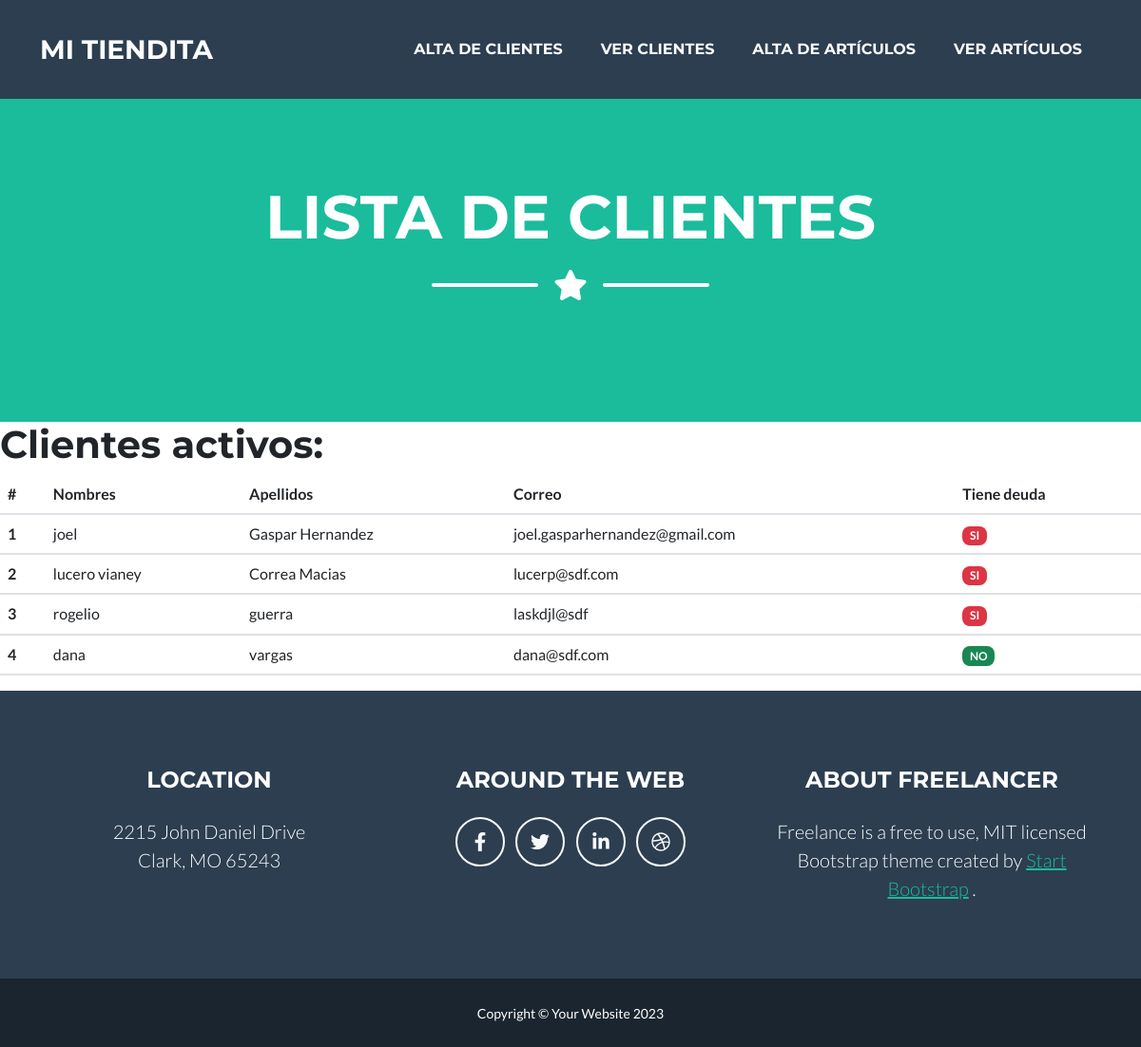
Before: /AppCoder/clientes/ with the older database file.
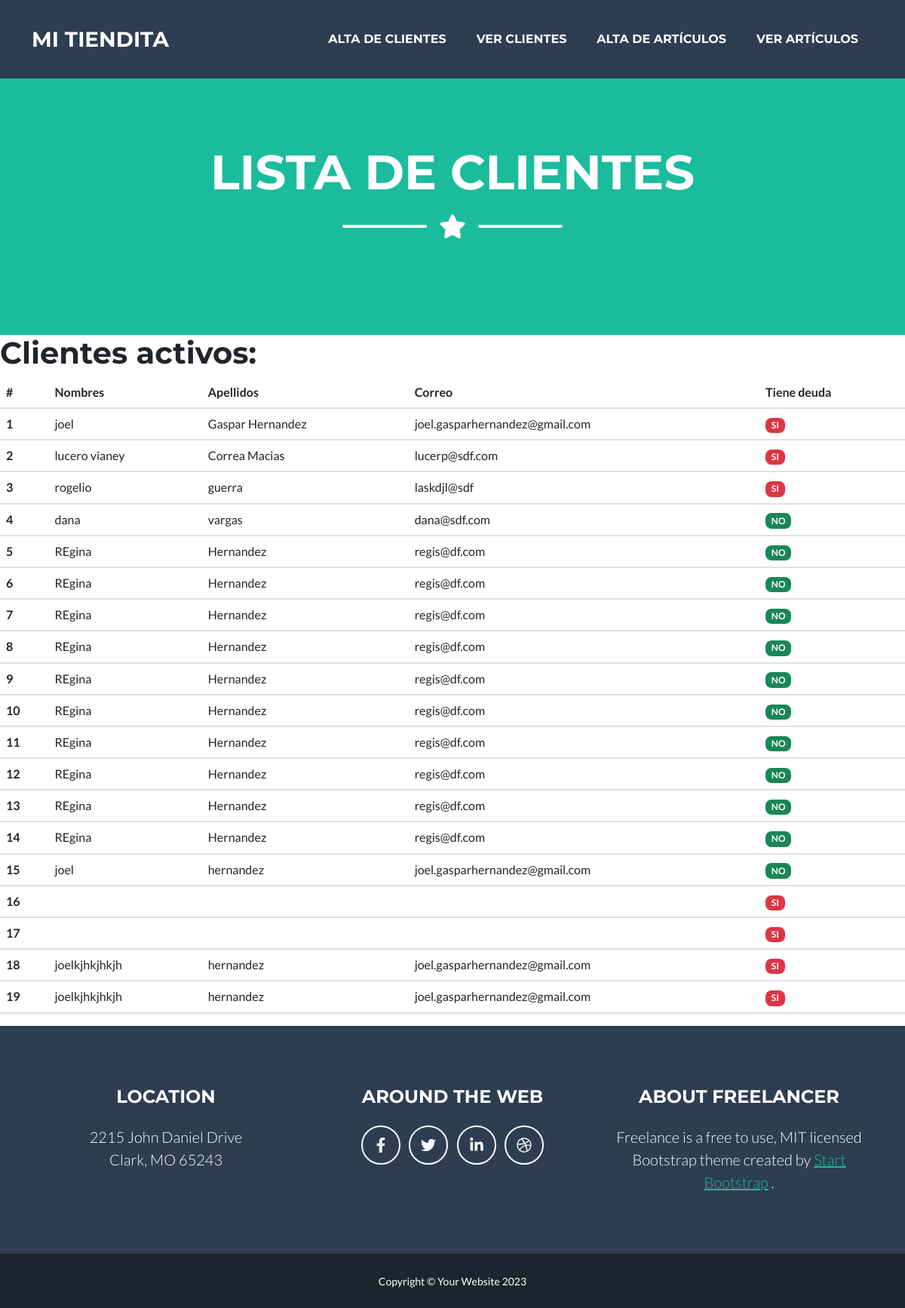
After: the same page with the newer database file.
### AppCoder/models.py (models this page shows, shortened)
class Clientes(models.Model):
    nombreCliente = models.CharField(max_length=50)
    apellidosCliente = models.CharField(max_length=50)
    correoCliente = models.CharField(max_length=50)
    adeuda=  models.BooleanField()

### AppCoder/views.py (the view)
# urls.py: path('clientes/', clientes, name="clientes"),
def clientes(request):
        est = Clientes.objects.all()
        return render(request, "AppCoder/clientes.html", {"misclientes":est})

### AppCoder/templates/AppCoder/clientes.html
{%extends "AppCoder/padre.html"%}
{% load static%}
{%block titulo%} Lista de Clientes
{%endblock%}
{%block contenido_que_cambia%}
<h1>Clientes activos:</h1>
<table class="table table-hover">
  <thead>
    <tr>
      <th scope="col">#</th>
      <th scope="col">Nombres</th>
      <th scope="col">Apellidos</th>
      <th scope="col">Correo</th>
      <th scope="col">Tiene deuda</th>
    </tr>
  </thead>
  <tbody>
    {% for est in misclientes %}
    <tr>
      <th >{{est.id}}</th>
      <td>{{est.nombreCliente}}</td>
      <td>{{est.apellidosCliente }}</td>
      <td>{{est.correoCliente }}</td>
        {%if est.adeuda == True%}
      <td><span class="badge bg-success">NO</span></td>
    {%else%}
    <td><span class="badge bg-danger">SI</span></td>
    {%endif%}
    </tr>
    {% endfor %}
  </tbody>
</table>
{% endblock %}

### AppCoder/templates/AppCoder/padre.html (shortened to what this page needs)
<!DOCTYPE html>
<html lang="en">
    <head>
        {% load static %}
        <link href="{% static 'AppCoder/css/styles.css' %}" rel="stylesheet" />
    </head>
    <body id="page-top">
        <nav class="navbar navbar-expand-lg bg-secondary text-uppercase fixed-top" id="mainNav">
            <div class="container">
                <a class="navbar-brand" href="#page-top">Mi Tiendita</a>
                <div class="collapse navbar-collapse" id="navbarResponsive">
                    <ul class="navbar-nav ms-auto">
                        <li class="nav-item mx-0 mx-lg-1"><a class="nav-link py-3 px-0 px-lg-3 rounded" href="{% url 'clienteFormulario'%}">Alta de Clientes</a></li>
                        <li class="nav-item mx-0 mx-lg-1"><a class="nav-link py-3 px-0 px-lg-3 rounded" href="{% url 'clientes'%}">Ver Clientes</a></li>
                        <li class="nav-item mx-0 mx-lg-1"><a class="nav-link py-3 px-0 px-lg-3 rounded" href="{% url 'articulosFormulario'%}">Alta de Artículos</a></li>
                        <li class="nav-item mx-0 mx-lg-1"><a class="nav-link py-3 px-0 px-lg-3 rounded" href="{% url 'articulos'%}">Ver Artículos</a></li>
                    </ul>
                </div>
            </div>
        </nav>
        <header class="masthead bg-primary text-white text-center">
            <div class="container d-flex align-items-center flex-column">
                <h1 class="masthead-heading text-uppercase mb-0">{%block titulo%} {%endblock%}</h1>
                <div class="divider-custom divider-light">
                    <div class="divider-custom-line"></div>
                    <div class="divider-custom-icon"><i class="fas fa-star"></i></div>
                    <div class="divider-custom-line"></div>
                </div>
            </div>
        </header>
        {% block contenido_que_cambia%}{% endblock %}
        <footer class="footer text-center">
            <div class="container">
                <div class="row">
                    <div class="col-lg-4 mb-5 mb-lg-0">
                        <h4 class="text-uppercase mb-4">Location</h4>
                        <p class="lead mb-0">
                            2215 John Daniel Drive
                            <br />
                            Clark, MO 65243
                        </p>
                    </div>
                    <div class="col-lg-4 mb-5 mb-lg-0">
                        <h4 class="text-uppercase mb-4">Around the Web</h4>
                        <a class="btn btn-outline-light btn-social mx-1" href="#!"><i class="fab fa-fw fa-facebook-f"></i></a>
                        <a class="btn btn-outline-light btn-social mx-1" href="#!"><i class="fab fa-fw fa-twitter"></i></a>
                        <a class="btn btn-outline-light btn-social mx-1" href="#!"><i class="fab fa-fw fa-linkedin-in"></i></a>
                        <a class="btn btn-outline-light btn-social mx-1" href="#!"><i class="fab fa-fw fa-dribbble"></i></a>
                    </div>
                    <div class="col-lg-4">
                        <h4 class="text-uppercase mb-4">About Freelancer</h4>
                        <p class="lead mb-0">
                            Freelance is a free to use, MIT licensed Bootstrap theme created by
                            <a href="http://startbootstrap.com">Start Bootstrap</a>
                            .
                        </p>
                    </div>
                </div>
            </div>
        </footer>
        <div class="copyright py-4 text-center text-white">
            <div class="container"><small>Copyright &copy; Your Website 2023</small></div>
        </div>
    </body>
</html>

Changed rows visible on the page:
added Clientes: id "5", nombreCliente "REgina", apellidosCliente "Hernandez", correoCliente "regis@df.com", adeuda "NO"
added Clientes: id "6", nombreCliente "REgina", apellidosCliente "Hernandez", correoCliente "regis@df.com", adeuda "NO"
added Clientes: id "7", nombreCliente "REgina", apellidosCliente "Hernandez", correoCliente "regis@df.com", adeuda "NO"
added Clientes: id "8", nombreCliente "REgina", apellidosCliente "Hernandez", correoCliente "regis@df.com", adeuda "NO"
added Clientes: id "9", nombreCliente "REgina", apellidosCliente "Hernandez", correoCliente "regis@df.com", adeuda "NO"
added Clientes: id "10", nombreCliente "REgina", apellidosCliente "Hernandez", correoCliente "regis@df.com", adeuda "NO"
added Clientes: id "11", nombreCliente "REgina", apellidosCliente "Hernandez", correoCliente "regis@df.com", adeuda "NO"
added Clientes: id "12", nombreCliente "REgina", apellidosCliente "Hernandez", correoCliente "regis@df.com", adeuda "NO"
added Clientes: id "13", nombreCliente "REgina", apellidosCliente "Hernandez", correoCliente "regis@df.com", adeuda "NO"
added Clientes: id "14", nombreCliente "REgina", apellidosCliente "Hernandez", correoCliente "regis@df.com", adeuda "NO"
added Clientes: id "15", nombreCliente "joel", apellidosCliente "hernandez", correoCliente "joel.gasparhernandez@gmail.com", adeuda "NO"
added Clientes: id "16", adeuda "SI"
added Clientes: id "17", adeuda "SI"
added Clientes: id "18", nombreCliente "joelkjhkjhkjh", apellidosCliente "hernandez", correoCliente "joel.gasparhernandez@gmail.com", adeuda "SI"
added Clientes: id "19", nombreCliente "joelkjhkjhkjh", apellidosCliente "hernandez", correoCliente "joel.gasparhernandez@gmail.com", adeuda "SI"
